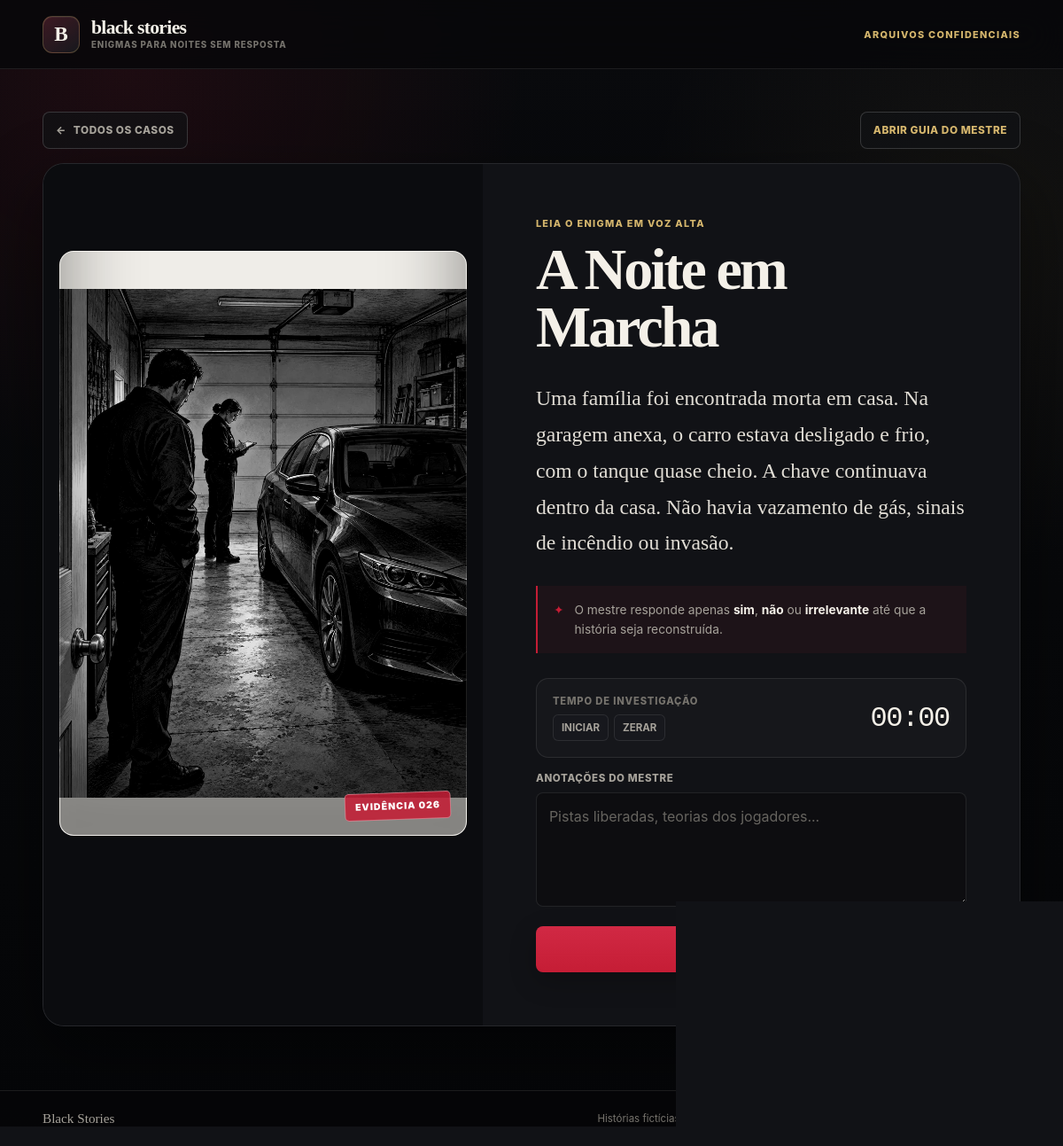
Screenshot of /historia/26/ with the database file from the repository.
### stories/models.py (models this page shows, shortened)
class Story(models.Model):
    title = models.CharField(max_length=200)
    description = models.TextField()
    image = models.ImageField(upload_to='stories/')
    answer = models.TextField()
    resolution_image = models.ImageField(upload_to='stories/', null=True, blank=True)
    created_at = models.DateTimeField(auto_now_add=True)
    class Meta:
        verbose_name = 'Story'
        verbose_name_plural = 'Stories'

### stories/views.py (the view)
def story_detail(request, story_id):
    story = get_object_or_404(
        Story.objects.only(
            "id",
            "title",
            "description",
            "image",
            "answer",
            "resolution_image",
        ),
        id=story_id,
    )
    return render(
        request,
        "story_detail.html",
        {"story": story},
    )

### templates/story_detail.html (shortened to what this page needs)
{% extends 'base.html' %}
{% block content %}
<section class="detail-container premium-detail" data-story-session data-story-id="{{ story.id }}">
    <nav class="detail-actions" aria-label="Navegação do caso">
        <a href="{% url 'stories:index' %}" class="back-button">
            <span aria-hidden="true">&larr;</span>
            Todos os casos
        </a>
        <a href="{% url 'stories:master' story.id %}" class="master-link">
            Abrir guia do mestre
        </a>
    </nav>
    <article class="story-card detail-card premium-case-file">
        <div class="case-dossier">
            <div class="story-image-panel">
                <div class="image-frame case-photo" data-image-frame>
                    <img
                        id="story-image-{{ story.id }}"
                        src="{{ story.image.url }}"
                        data-original="{{ story.image.url }}"
                        {% if story.resolution_image %}
                            data-resolution="{{ story.resolution_image.url }}"
                        {% else %}
                            data-resolution="{{ story.image.url }}"
                        {% endif %}
                        alt="{{ story.title }}"
                    >
                    <span class="photo-stamp">
                        evidência {{ story.id|stringformat:"03d" }}
                    </span>
                </div>
            </div>
            <div class="story-text case-briefing">
                <span class="section-label">
                    leia o enigma em voz alta
                </span>
                <h1 class="story-title">
                    {{ story.title }}
                </h1>
                <p class="story-description">
                    {{ story.description }}
                </p>
                <div class="master-instruction">
                    <span aria-hidden="true">✦</span>
                    <p>O mestre responde apenas <strong>sim</strong>, <strong>não</strong> ou <strong>irrelevante</strong> até que a história seja reconstruída.</p>
                </div>
                <div class="session-tools" aria-label="Ferramentas da partida">
                    <div class="session-meter">
                        <span>Tempo de investigação</span>
                        <strong data-session-timer>00:00</strong>
                        <div class="meter-actions">
                            <button type="button" data-timer-toggle>
                                Iniciar
                            </button>
                            <button type="button" data-timer-reset>
                                Zerar
                            </button>
                        </div>
                    </div>
                </div>
                <label class="notes-panel">
                    <span>Anotações do mestre</span>
                    <textarea
                        rows="4"
                        placeholder="Pistas liberadas, teorias dos jogadores..."
                        data-session-notes
                    ></textarea>
                </label>
                <div class="reveal-strip">
                    <button
                        class="reveal-btn"
                        type="button"
                        data-url="{% url 'stories:reveal' story.id %}"
                        data-target="answer-{{ story.id }}"
                    >
                    </button>
                </div>
            </div>
        </div>
    </article>
</section>
{% endblock %}

### rows the page displays
Story: image (picture), id "026", title "A Noite em Marcha", description "Uma família foi encontrada morta em casa. Na garagem anexa, o carro estava desligado e frio, com o tanque quase cheio. A chave continuava dentro da casa. Não havia vazamento de gás, sinais de incêndio ou invasão."
